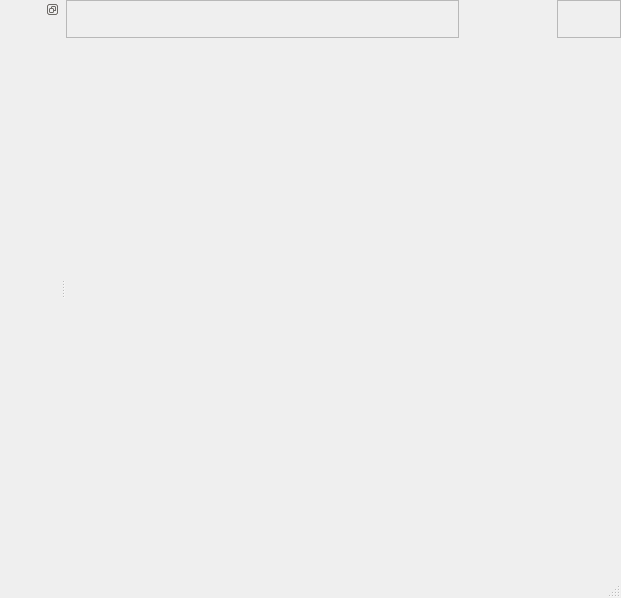
<?xml version="1.0" encoding="UTF-8"?>
<ui version="4.0">
 <class>UMWindow</class>
 <widget class="QMainWindow" name="UMWindow">
  <property name="geometry">
   <rect>
    <x>0</x>
    <y>0</y>
    <width>621</width>
    <height>598</height>
   </rect>
  </property>
  <property name="windowTitle">
   <string>MainWindow</string>
  </property>
  <property name="styleSheet">
   <string/>
  </property>
  <property name="dockOptions">
   <set>QMainWindow::AllowTabbedDocks|QMainWindow::AnimatedDocks</set>
  </property>
  <property name="unifiedTitleAndToolBarOnMac">
   <bool>false</bool>
  </property>
  <widget class="QWidget" name="centralwidget">
   <property name="sizePolicy">
    <sizepolicy hsizetype="Expanding" vsizetype="Expanding">
     <horstretch>0</horstretch>
     <verstretch>0</verstretch>
    </sizepolicy>
   </property>
   <property name="minimumSize">
    <size>
     <width>1</width>
     <height>1</height>
    </size>
   </property>
   <layout class="QGridLayout" name="gridLayout">
    <property name="horizontalSpacing">
     <number>0</number>
    </property>
    <property name="margin">
     <number>0</number>
    </property>
    <item row="0" column="0">
     <widget class="QFrame" name="buttonFrame">
      <property name="sizePolicy">
       <sizepolicy hsizetype="Preferred" vsizetype="Fixed">
        <horstretch>0</horstretch>
        <verstretch>0</verstretch>
       </sizepolicy>
      </property>
      <property name="minimumSize">
       <size>
        <width>0</width>
        <height>38</height>
       </size>
      </property>
      <property name="maximumSize">
       <size>
        <width>16777215</width>
        <height>38</height>
       </size>
      </property>
      <property name="frameShape">
       <enum>QFrame::NoFrame</enum>
      </property>
      <property name="frameShadow">
       <enum>QFrame::Plain</enum>
      </property>
      <property name="lineWidth">
       <number>0</number>
      </property>
      <layout class="QGridLayout" name="gridLayout_5">
       <property name="margin">
        <number>0</number>
       </property>
       <item row="0" column="0">
        <widget class="QFrame" name="leftButtonFrame">
         <property name="sizePolicy">
          <sizepolicy hsizetype="Preferred" vsizetype="Preferred">
           <horstretch>0</horstretch>
           <verstretch>0</verstretch>
          </sizepolicy>
         </property>
         <property name="minimumSize">
          <size>
           <width>1</width>
           <height>38</height>
          </size>
         </property>
         <property name="maximumSize">
          <size>
           <width>393</width>
           <height>16777215</height>
          </size>
         </property>
         <property name="frameShape">
          <enum>QFrame::StyledPanel</enum>
         </property>
         <property name="frameShadow">
          <enum>QFrame::Raised</enum>
         </property>
         <layout class="QGridLayout" name="gridLayout_6" rowstretch="0">
          <property name="margin">
           <number>0</number>
          </property>
          <item row="0" column="0">
           <widget class="ImageButton" name="callButton" native="true">
            <property name="sizePolicy">
             <sizepolicy hsizetype="Fixed" vsizetype="Fixed">
              <horstretch>60</horstretch>
              <verstretch>38</verstretch>
             </sizepolicy>
            </property>
            <property name="minimumSize">
             <size>
              <width>60</width>
              <height>38</height>
             </size>
            </property>
            <property name="maximumSize">
             <size>
              <width>60</width>
              <height>38</height>
             </size>
            </property>
            <property name="toolTip">
             <string>Call</string>
            </property>
            <property name="text" stdset="0">
             <string/>
            </property>
            <property name="checkable" stdset="0">
             <bool>true</bool>
            </property>
           </widget>
          </item>
          <item row="0" column="1">
           <widget class="ImageButton" name="chatButton" native="true">
            <property name="sizePolicy">
             <sizepolicy hsizetype="Fixed" vsizetype="Fixed">
              <horstretch>56</horstretch>
              <verstretch>38</verstretch>
             </sizepolicy>
            </property>
            <property name="minimumSize">
             <size>
              <width>57</width>
              <height>38</height>
             </size>
            </property>
            <property name="maximumSize">
             <size>
              <width>57</width>
              <height>38</height>
             </size>
            </property>
            <property name="toolTip">
             <string>Chat</string>
            </property>
            <property name="text" stdset="0">
             <string/>
            </property>
            <property name="checkable" stdset="0">
             <bool>true</bool>
            </property>
           </widget>
          </item>
          <item row="0" column="2">
           <widget class="ImageButton" name="smsButton" native="true">
            <property name="sizePolicy">
             <sizepolicy hsizetype="Fixed" vsizetype="Fixed">
              <horstretch>60</horstretch>
              <verstretch>38</verstretch>
             </sizepolicy>
            </property>
            <property name="minimumSize">
             <size>
              <width>61</width>
              <height>38</height>
             </size>
            </property>
            <property name="maximumSize">
             <size>
              <width>61</width>
              <height>38</height>
             </size>
            </property>
            <property name="toolTip">
             <string>Text Message</string>
            </property>
            <property name="text" stdset="0">
             <string/>
            </property>
            <property name="checkable" stdset="0">
             <bool>true</bool>
            </property>
           </widget>
          </item>
          <item row="0" column="3">
           <widget class="ImageButton" name="emailButton" native="true">
            <property name="sizePolicy">
             <sizepolicy hsizetype="Fixed" vsizetype="Fixed">
              <horstretch>57</horstretch>
              <verstretch>38</verstretch>
             </sizepolicy>
            </property>
            <property name="minimumSize">
             <size>
              <width>60</width>
              <height>38</height>
             </size>
            </property>
            <property name="maximumSize">
             <size>
              <width>60</width>
              <height>38</height>
             </size>
            </property>
            <property name="toolTip">
             <string>Send Email</string>
            </property>
            <property name="text" stdset="0">
             <string/>
            </property>
            <property name="checkable" stdset="0">
             <bool>true</bool>
            </property>
           </widget>
          </item>
          <item row="0" column="4">
           <widget class="ImageButton" name="sendFileButton" native="true">
            <property name="sizePolicy">
             <sizepolicy hsizetype="Fixed" vsizetype="Fixed">
              <horstretch>53</horstretch>
              <verstretch>38</verstretch>
             </sizepolicy>
            </property>
            <property name="minimumSize">
             <size>
              <width>83</width>
              <height>38</height>
             </size>
            </property>
            <property name="maximumSize">
             <size>
              <width>83</width>
              <height>38</height>
             </size>
            </property>
            <property name="toolTip">
             <string>Send File</string>
            </property>
            <property name="text" stdset="0">
             <string/>
            </property>
            <property name="checkable" stdset="0">
             <bool>true</bool>
            </property>
           </widget>
          </item>
          <item row="0" column="5">
           <widget class="ImageButton" name="faxButton" native="true">
            <property name="sizePolicy">
             <sizepolicy hsizetype="Fixed" vsizetype="Fixed">
              <horstretch>53</horstretch>
              <verstretch>38</verstretch>
             </sizepolicy>
            </property>
            <property name="minimumSize">
             <size>
              <width>80</width>
              <height>38</height>
             </size>
            </property>
            <property name="maximumSize">
             <size>
              <width>80</width>
              <height>38</height>
             </size>
            </property>
            <property name="toolTip">
             <string>Send Fax</string>
            </property>
            <property name="text" stdset="0">
             <string/>
            </property>
            <property name="checkable" stdset="0">
             <bool>true</bool>
            </property>
           </widget>
          </item>
         </layout>
        </widget>
       </item>
       <item row="0" column="1">
        <spacer name="horizontalSpacer">
         <property name="orientation">
          <enum>Qt::Horizontal</enum>
         </property>
         <property name="sizeType">
          <enum>QSizePolicy::Expanding</enum>
         </property>
         <property name="sizeHint" stdset="0">
          <size>
           <width>60</width>
           <height>6</height>
          </size>
         </property>
        </spacer>
       </item>
       <item row="0" column="2">
        <widget class="QFrame" name="rightButtonFrame">
         <property name="minimumSize">
          <size>
           <width>64</width>
           <height>38</height>
          </size>
         </property>
         <property name="frameShape">
          <enum>QFrame::StyledPanel</enum>
         </property>
         <property name="frameShadow">
          <enum>QFrame::Raised</enum>
         </property>
         <widget class="ImageButton" name="profileButton" native="true">
          <property name="geometry">
           <rect>
            <x>0</x>
            <y>0</y>
            <width>34</width>
            <height>38</height>
           </rect>
          </property>
          <property name="sizePolicy">
           <sizepolicy hsizetype="Minimum" vsizetype="Fixed">
            <horstretch>57</horstretch>
            <verstretch>38</verstretch>
           </sizepolicy>
          </property>
          <property name="minimumSize">
           <size>
            <width>34</width>
            <height>38</height>
           </size>
          </property>
          <property name="maximumSize">
           <size>
            <width>34</width>
            <height>38</height>
           </size>
          </property>
          <property name="toolTip">
           <string>Profile Settings</string>
          </property>
          <property name="text" stdset="0">
           <string/>
          </property>
          <property name="checkable" stdset="0">
           <bool>true</bool>
          </property>
         </widget>
         <widget class="ImageButton" name="phoneSettingsButton" native="true">
          <property name="geometry">
           <rect>
            <x>34</x>
            <y>0</y>
            <width>29</width>
            <height>38</height>
           </rect>
          </property>
          <property name="sizePolicy">
           <sizepolicy hsizetype="Minimum" vsizetype="Fixed">
            <horstretch>57</horstretch>
            <verstretch>38</verstretch>
           </sizepolicy>
          </property>
          <property name="minimumSize">
           <size>
            <width>29</width>
            <height>38</height>
           </size>
          </property>
          <property name="maximumSize">
           <size>
            <width>29</width>
            <height>38</height>
           </size>
          </property>
          <property name="toolTip">
           <string>Phone Settings</string>
          </property>
          <property name="text" stdset="0">
           <string/>
          </property>
          <property name="checkable" stdset="0">
           <bool>true</bool>
          </property>
         </widget>
        </widget>
       </item>
      </layout>
     </widget>
    </item>
    <item row="1" column="0">
     <widget class="QStackedWidget" name="centralStakedWidget">
      <property name="sizePolicy">
       <sizepolicy hsizetype="Expanding" vsizetype="Preferred">
        <horstretch>0</horstretch>
        <verstretch>0</verstretch>
       </sizepolicy>
      </property>
     </widget>
    </item>
   </layout>
  </widget>
  <widget class="QStatusBar" name="statusBar"/>
  <widget class="QDockWidget" name="dockWidget">
   <property name="minimumSize">
    <size>
     <width>60</width>
     <height>45</height>
    </size>
   </property>
   <property name="maximumSize">
    <size>
     <width>100000</width>
     <height>524287</height>
    </size>
   </property>
   <property name="features">
    <set>QDockWidget::DockWidgetFloatable|QDockWidget::DockWidgetMovable</set>
   </property>
   <property name="allowedAreas">
    <set>Qt::LeftDockWidgetArea|Qt::RightDockWidgetArea</set>
   </property>
   <attribute name="dockWidgetArea">
    <number>1</number>
   </attribute>
   <widget class="QWidget" name="dockWidgetContents">
    <layout class="QGridLayout" name="gridLayout_4">
     <property name="margin">
      <number>0</number>
     </property>
     <property name="spacing">
      <number>0</number>
     </property>
    </layout>
   </widget>
  </widget>
 </widget>
 <customwidgets>
  <customwidget>
   <class>ImageButton</class>
   <extends>QWidget</extends>
   <header>qtutil/ImageButton.h</header>
  </customwidget>
 </customwidgets>
 <resources/>
 <connections/>
</ui>
